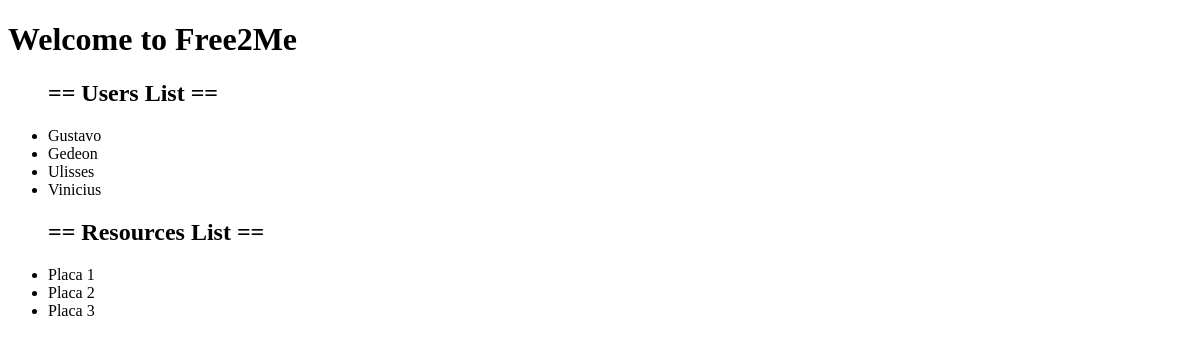
Before: / with the older database file.
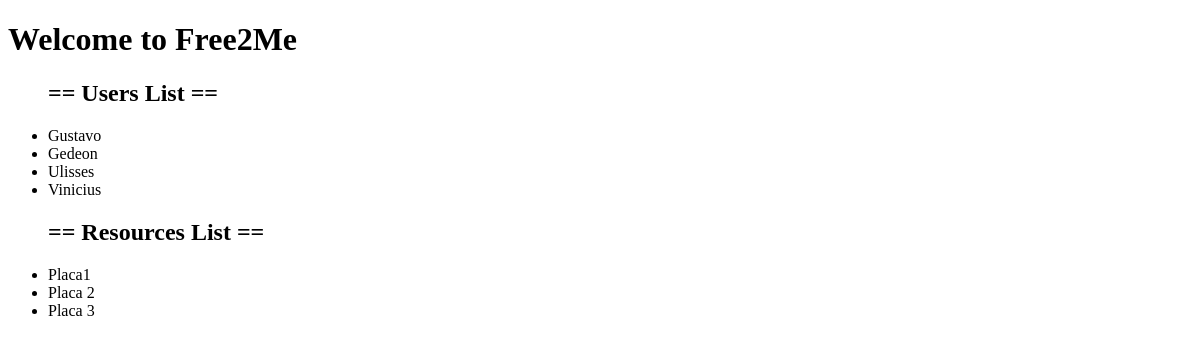
After: the same page with the newer database file.
### server/free2me/models.py (models this page shows, shortened)
class Resource(models.Model):
    name = models.CharField(max_length=200)

### server/free2me/views.py (the view)
def index(request):
    users = User.objects.all()
    resources = Resource.objects.all()
    return render_to_response(  './index.html', {'users':users,'resources':resources})

### server/free2me/templates/index.html (shortened to what this page needs)
 <!DOCTYPE html PUBLIC "-//W3C//DTD HTML 4.01//EN" "http://www.w3.org/TR/html4/strict.dtd">
  <HEAD>
  </HEAD>
    <BODY>
    <P aling="center"><H1>Welcome to Free2Me</H1></P>
    {% if users %}
    <ul>
      <h2>== Users List == </h2>
      {% for user in users %}
        <li>{{ user.name }}</li>
      {% endfor %}
    </ul>
    {% else %}
      <p>No users are available.</p>
    {% endif %}
    {% if resources %}
    <ul>
      <h2>== Resources List ==</h2>
      {% for resource in resources %}
        <li>{{ resource.name }}</li>
      {% endfor %}
    </ul>
    {% else %}
      <p>No resources are available.</p>
    {% endif %}
    </BODY>

Changed rows visible on the page:
changed Resource: name "Placa 1" → "Placa1"
